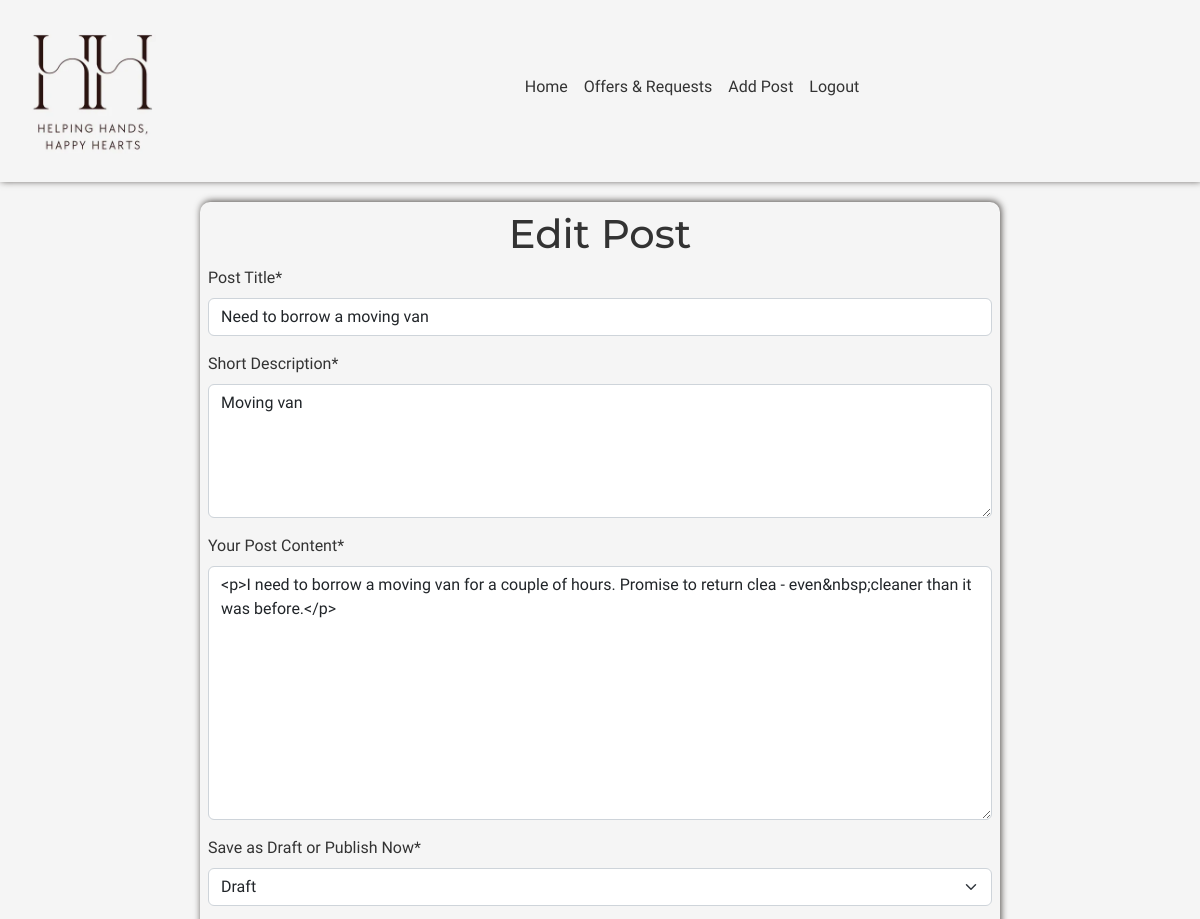
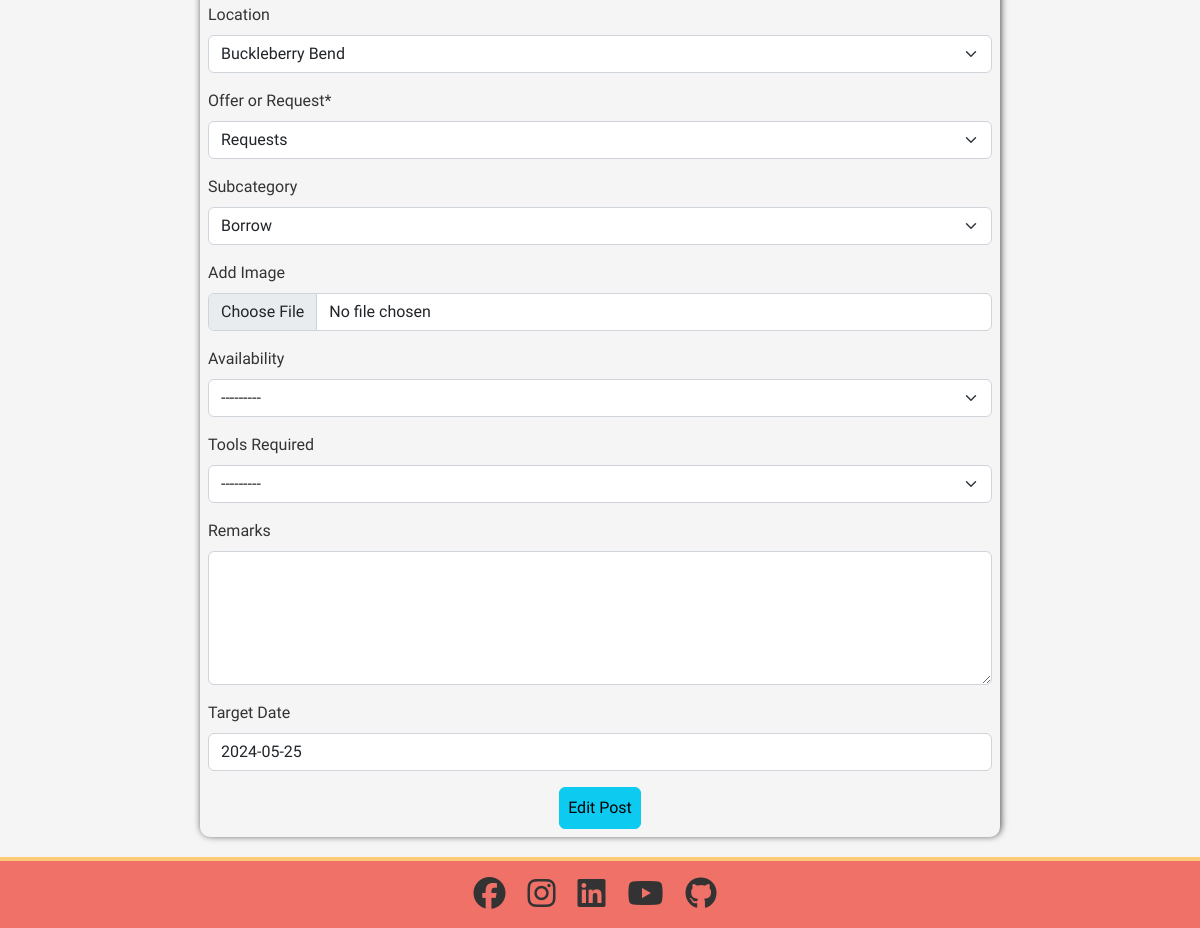
The page /board/edit/need-to-borrow-a-moving-van/ (signed in) on the database its author committed (2 pictures, top to bottom).
### board/models.py (models this page shows, shortened)
class Post(models.Model):
    author = models.ForeignKey(
        User, related_name="post_owner", on_delete=models.CASCADE
    )
    title = models.CharField(max_length=60, null=False, blank=False)
    slug = AutoSlugField(populate_from="title", always_update=True, unique=True)
    excerpt = models.CharField(max_length=500, null=False, blank=False)
    content = RichTextField(max_length=5000, null=False, blank=False)
    published_date = models.DateTimeField(auto_now_add=True)
    edited_date = models.DateTimeField(auto_now=True)
    status = models.IntegerField(choices=STATUS, default=0)
    location = models.ForeignKey(
        Location,
        related_name="post_location",
        null=True,
        blank=True,
        on_delete=models.SET_NULL
    )
    category = models.ForeignKey(
        Category,
        related_name="post_category",
        null=False,
        blank=False,
        on_delete=models.CASCADE
    )
    subcategory = models.ForeignKey(
        Subcategory,
        related_name="post_subcategory",
        null=True,
        blank=True,
        on_delete=models.SET_NULL
    )
    post_image = ResizedImageField(
        size=[400, None],
        upload_to="happyhelping/",
        null=True,
        blank=True,
        quality=75,
        force_format="webp"
    )
    availability = models.CharField(
        max_length=20,
        choices=AVAILABILITY_CHOICES,
        null=True,
        blank=True
    )
    tools_required = models.CharField(
        max_length=50, choices=TOOLS_REQUIRED, null=True, blank=True
    )
    remarks = models.TextField(max_length=250, null=True, blank=True)
    target_date = models.DateField(null=True, blank=True)
    likes = models.ManyToManyField(User, blank=True, related_name="liked_post")
    bookmarks = models.ManyToManyField(User, blank=True, related_name="bookmarked_post")
    class Meta:
        ordering = ["-published_date"]

class Location(models.Model):
    LOCATION = [
        ("AA", "Arkenstone Avenue"),
        ("BB", "Buckleberry Bend"),
        ("CC", "Cobblestone Crossing"),
        ("EE", "Elderberry End"),
        ("FF", "Foxglove Field"),
        ("HH", "Harvest Hollow"),
        ("MM", "Marigold Mews"),
        ("OO", "Old Oak End"),
        ("PP", "Primrose Path"),
        ("RR", "Redleaf Rise"),
        ("SS", "Shirebrook Springs"),
        ("WW", "Windrush Way"),
    ]
    location = models.CharField(max_length=50, choices=LOCATION)
    def __str__(self):
        return (
            self.get_location_display()
        )  # get_location_display returns "human-readable" value

### board/views.py (the view, shortened to what this page needs)
# urls.py: path("edit/<slug:slug>/", EditPost.as_view(), name="edit_post"),
class EditPost(LoginRequiredMixin, UserPassesTestMixin, UpdateView):
    template_name = "board/edit_post.html"
    model = Post
    form_class = PostForm
    def test_func(self):
        return self.request.user == self.get_object().author
    def get_context_data(self, **kwargs):
        kwargs.update({'post': self.object})
        return super(EditPost, self).get_context_data(**kwargs)

### board/forms.py
class PostForm(forms.ModelForm):
    content = RichTextField()
    class Meta:
        model = Post
        fields = [
            "title",
            "excerpt",
            "content",
            "status",
            "location",
            "category",
            "subcategory",
            "post_image",
            "availability",
            "tools_required",
            "remarks",
            "target_date",
        ]
        widgets = {
            "excerpt": forms.Textarea(attrs={"rows": 5}),
            "remarks": forms.Textarea(attrs={"rows": 5}),
        }
        labels = {
            "title": "Post Title",
            "excerpt": "Short Description",
            "content": "Your Post Content",
            "status": "Save as Draft or Publish Now",
            "location": "Location",
            "category": "Offer or Request",
            "subcategory": "Subcategory",
            "post_image": "Add Image",
            "availability": "Availability",
            "tools_required": "Tools Required",
            "remarks": "Remarks",
            "target_date": "Target Date",
        }

### board/models.py (called while the page is built)
    def __str__(self):
        return (
            self.get_category_display()
        )  # get_category_display returns "human-readable" value

    def __str__(self):
        return (
            self.get_subcategory_display()
        )  # get_subcategory_display returns "human-readable" value

### board/templates/board/edit_post.html (shortened to what this page needs)
{% extends 'base.html' %}
{% load i18n %}
{% load crispy_forms_tags %}
{% block content %}
<div class="container-fluid">
    <div class="row">
        <div class="col-xs-12 col-sm-10 col-xl-8 form p-2">
            <form method="POST" enctype="multipart/form-data">
                <h1 class="text-center">Edit Post</h1>
                {{ form|crispy }}
                <div class="text-center">
                    <button type="submit" class="btn btn-info p-2">Edit Post</button>
                </div>
            </form>
        </div>
    </div>
</div>
{% endblock %}

### static/css/base.css (style rules this page uses)
:root { --black: #333333; --off-white: #F5F5F5; --warm-white: #FEF9EF; --coral: #F07167; --blue: #227C9D; --yellow: #FFCB77; --blue-box-shadow: 1px -1px 7px 0 rgba(34, 124, 157, 0.75); --black-box-shadow: 1px -1px 7px 0 #4E4A47; --border: 1px solid #4E4A47; }
* { margin: 0; padding: 0; box-sizing: border-box; font-family: "Work Sans", sans-serif; color: var(--black); }
html, body { height: 100%; }
body { display: flex; flex-direction: column; }
h1, h2, h3, h4, h5, h6 { font-family: "Montserrat", sans-serif; }
.form { margin: 20px auto; box-shadow: var(--black-box-shadow); border-radius: 10px; display: block; }

### rows shown on the page
Post: title "Need to borrow a moving van", excerpt "Moving van", content "<p>I need to borrow a moving van for a couple of hours. Promise to return clea - even&nbsp;cleaner than it was before.</p>", status "Draft", category "Requests", subcategory "Borrow", availability "---------", tools_required "---------", target_date "2024-05-25"
Location: location "Buckleberry Bend"
